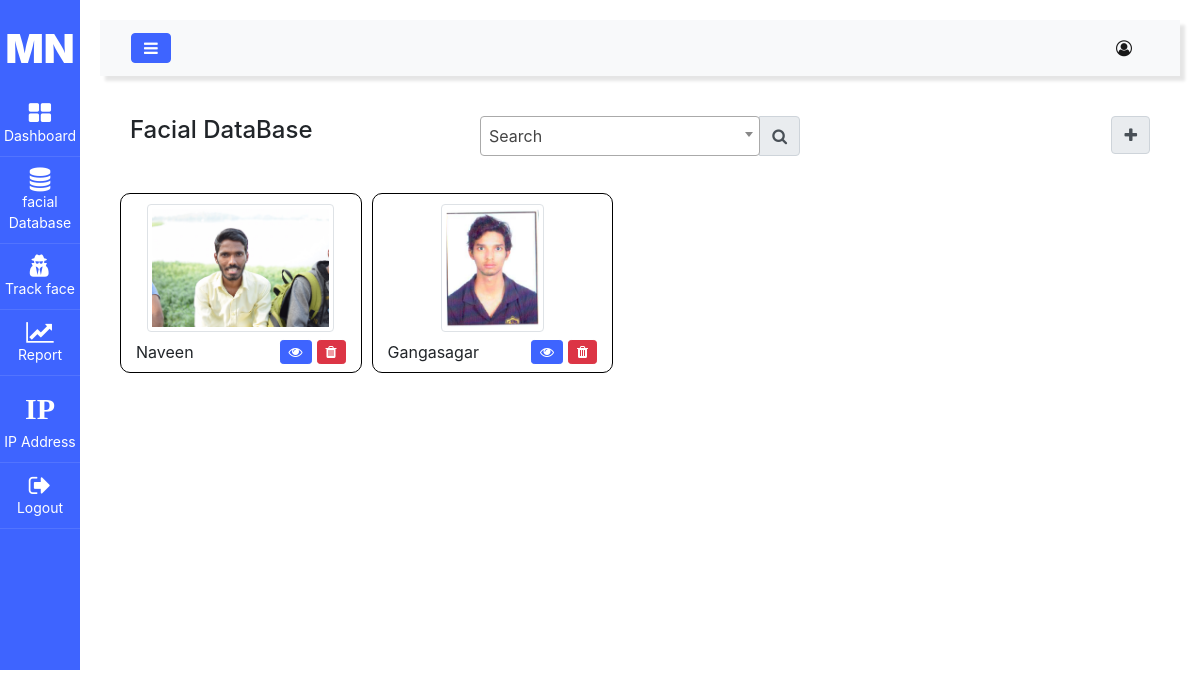
The app's page /ffedd6efd387c77989d15ad1db28c76323f7f48f/ with its own data.
### face_app/models.py (models this page shows, shortened)
class uploadImage(models.Model):
    name = models.CharField(max_length = 50)
    picture = models.ImageField(upload_to = 'images/')
    email = models.CharField(max_length = 50,null=True)
    gender = models.CharField(max_length = 50,null=True)
    dob = models.DateField(null=True)
    address = models.CharField(max_length = 50,null=True)
    pincode = models.CharField(max_length = 50,null=True)
    aadharno = models.CharField(max_length = 50,null=True)
    phone = models.CharField(max_length = 50,null=True)

### face_app/views.py (the view)
# urls.py: path('ffedd6efd387c77989d15ad1db28c76323f7f48f/',views.facial_database,name='facial_database'),
def facial_database(request):
    retrive_facial_db = uploadImage.objects.all()
    face_name = uploadImage.objects.all()
    svalue = request.POST.get('f_search')
    if svalue != '' and svalue is not None:
        retrive_facial_db = retrive_facial_db.filter(name = svalue)
    return render(request,"facial_db.html", { 'retrive_facial_db': retrive_facial_db , 'face_name': face_name})

### templates/facial_db.html (shortened to what this page needs)
{% extends "main_page.html" %}
{% load crispy_forms_tags %}
{% load staticfiles %}
{% block customCSS %}
<link rel="stylesheet" href="{% static 'css/bootstrap.min.css' %}">
<link href="{% static 'css/select2.min.css' %}" rel="stylesheet" />
{% endblock %}
{% block body_block %}
<div class="container-fluid" style="container-fluid">
  <form class="" action="" method="post">
    <div class="row">
      <div class="col-sm-4">
        <h4>Facial DataBase</h4>
      </div>
      <div class="col-sm-4">
        <div class="input-group mb-3">
          <form action="" method="post">{% csrf_token %}
            <div class="input-group-append">
              <button type="submit" class="input-group-text fa fa-search" name="sbutton"></button>
            </div>
          </form>
        </div>
    </div>
    <div class="col-sm-4">
      <button type="button" class="input-group-text fa fa-plus pull-right" data-tooltip="true" title="Add Face" data-toggle="modal" data-target="#exampleModal" name="sbutton"></button>
    </div>
  </div>
</form>
<div class="row">
  {% for r in retrive_facial_db %}
  <div class="col-sm-3" style="">
    <div style="padding-top:10px;padding-bottom:10px;text-align:center;">
      <img src="/media/{{r.picture}}" class="img-thumbnail rounded" style="height:8em;" />
      <form method="post" action="{% url 'delete_image' r.pk %}" style="padding-top:8px;">
        <label class="float-left" >{{r.name}}</label>
        <button type="submit" data-tooltip="true" title="Delete" class="btn btn-danger btn-sm float-right"><i class="fa fa-trash"></i></button>
        <a href="{%url 'p_details' pid=r.id %}" style="margin-right:5px;" data-tooltip="true" title="View" class="btn btn-primary btn-sm float-right"><i class="fa fa-eye"></i></a>
      </form>
    </div>
  </div>
  {% endfor %}
</div>
</div>
{% endblock %}

### templates/facial_db.html (style rules this page uses)
@media (min-width: 576px) { .col-sm-3 { -webkit-box-flex: 0; -ms-flex: 0 0 25%; flex: 0 0 25%; max-width: 23%; margin:5px; border:1px solid black; border-radius:10px; } }

### records on screen
uploadImage: picture (picture), name "Naveen"
uploadImage: picture (picture), name "Gangasagar"
